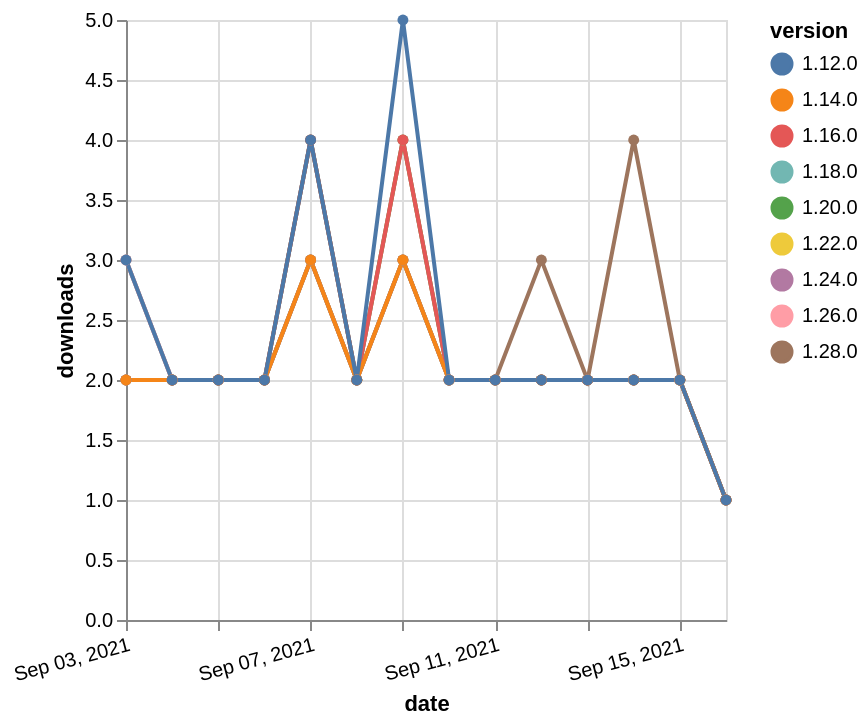

Express this chart as Vega-Lite.
### Vega-Lite specification from a JSON file in a GitHub repository (floating-point values rounded to 4 significant figures)
{"$schema": "https://vega.github.io/schema/vega-lite/v5.json", "description": "A simple bar chart with embedded data.", "data": {"values": [{"date": "2021-09-03", "total": 2067, "delta": 2, "version": "1.18.0"}, {"date": "2021-09-04", "total": 2069, "delta": 2, "version": "1.18.0"}, {"date": "2021-09-05", "total": 2071, "delta": 2, "version": "1.18.0"}, {"date": "2021-09-06", "total": 2073, "delta": 2, "version": "1.18.0"}, {"date": "2021-09-07", "total": 2076, "delta": 3, "version": "1.18.0"}, {"date": "2021-09-08", "total": 2078, "delta": 2, "version": "1.18.0"}, {"date": "2021-09-09", "total": 2081, "delta": 3, "version": "1.18.0"}, {"date": "2021-09-10", "total": 2083, "delta": 2, "version": "1.18.0"}, {"date": "2021-09-11", "total": 2085, "delta": 2, "version": "1.18.0"}, {"date": "2021-09-12", "total": 2087, "delta": 2, "version": "1.18.0"}, {"date": "2021-09-13", "total": 2089, "delta": 2, "version": "1.18.0"}, {"date": "2021-09-14", "total": 2091, "delta": 2, "version": "1.18.0"}, {"date": "2021-09-15", "total": 2093, "delta": 2, "version": "1.18.0"}, {"date": "2021-09-16", "total": 2094, "delta": 1, "version": "1.18.0"}, {"date": "2021-09-03", "total": 1454, "delta": 2, "version": "1.22.0"}, {"date": "2021-09-04", "total": 1456, "delta": 2, "version": "1.22.0"}, {"date": "2021-09-05", "total": 1458, "delta": 2, "version": "1.22.0"}, {"date": "2021-09-06", "total": 1460, "delta": 2, "version": "1.22.0"}, {"date": "2021-09-07", "total": 1463, "delta": 3, "version": "1.22.0"}, {"date": "2021-09-08", "total": 1465, "delta": 2, "version": "1.22.0"}, {"date": "2021-09-09", "total": 1468, "delta": 3, "version": "1.22.0"}, {"date": "2021-09-10", "total": 1470, "delta": 2, "version": "1.22.0"}, {"date": "2021-09-11", "total": 1472, "delta": 2, "version": "1.22.0"}, {"date": "2021-09-12", "total": 1474, "delta": 2, "version": "1.22.0"}, {"date": "2021-09-13", "total": 1476, "delta": 2, "version": "1.22.0"}, {"date": "2021-09-14", "total": 1478, "delta": 2, "version": "1.22.0"}, {"date": "2021-09-15", "total": 1480, "delta": 2, "version": "1.22.0"}, {"date": "2021-09-16", "total": 1481, "delta": 1, "version": "1.22.0"}, {"date": "2021-09-03", "total": 224, "delta": 3, "version": "1.28.0"}, {"date": "2021-09-04", "total": 226, "delta": 2, "version": "1.28.0"}, {"date": "2021-09-05", "total": 228, "delta": 2, "version": "1.28.0"}, {"date": "2021-09-06", "total": 230, "delta": 2, "version": "1.28.0"}, {"date": "2021-09-07", "total": 233, "delta": 3, "version": "1.28.0"}, {"date": "2021-09-08", "total": 235, "delta": 2, "version": "1.28.0"}, {"date": "2021-09-09", "total": 238, "delta": 3, "version": "1.28.0"}, {"date": "2021-09-10", "total": 240, "delta": 2, "version": "1.28.0"}, {"date": "2021-09-11", "total": 242, "delta": 2, "version": "1.28.0"}, {"date": "2021-09-12", "total": 245, "delta": 3, "version": "1.28.0"}, {"date": "2021-09-13", "total": 247, "delta": 2, "version": "1.28.0"}, {"date": "2021-09-14", "total": 251, "delta": 4, "version": "1.28.0"}, {"date": "2021-09-15", "total": 253, "delta": 2, "version": "1.28.0"}, {"date": "2021-09-16", "total": 254, "delta": 1, "version": "1.28.0"}, {"date": "2021-09-03", "total": 699, "delta": 3, "version": "1.26.0"}, {"date": "2021-09-04", "total": 701, "delta": 2, "version": "1.26.0"}, {"date": "2021-09-05", "total": 703, "delta": 2, "version": "1.26.0"}, {"date": "2021-09-06", "total": 705, "delta": 2, "version": "1.26.0"}, {"date": "2021-09-07", "total": 709, "delta": 4, "version": "1.26.0"}, {"date": "2021-09-08", "total": 711, "delta": 2, "version": "1.26.0"}, {"date": "2021-09-09", "total": 715, "delta": 4, "version": "1.26.0"}, {"date": "2021-09-10", "total": 717, "delta": 2, "version": "1.26.0"}, {"date": "2021-09-11", "total": 719, "delta": 2, "version": "1.26.0"}, {"date": "2021-09-12", "total": 721, "delta": 2, "version": "1.26.0"}, {"date": "2021-09-13", "total": 723, "delta": 2, "version": "1.26.0"}, {"date": "2021-09-14", "total": 725, "delta": 2, "version": "1.26.0"}, {"date": "2021-09-15", "total": 727, "delta": 2, "version": "1.26.0"}, {"date": "2021-09-16", "total": 728, "delta": 1, "version": "1.26.0"}, {"date": "2021-09-03", "total": 1930, "delta": 2, "version": "1.20.0"}, {"date": "2021-09-04", "total": 1932, "delta": 2, "version": "1.20.0"}, {"date": "2021-09-05", "total": 1934, "delta": 2, "version": "1.20.0"}, {"date": "2021-09-06", "total": 1936, "delta": 2, "version": "1.20.0"}, {"date": "2021-09-07", "total": 1940, "delta": 4, "version": "1.20.0"}, {"date": "2021-09-08", "total": 1942, "delta": 2, "version": "1.20.0"}, {"date": "2021-09-09", "total": 1946, "delta": 4, "version": "1.20.0"}, {"date": "2021-09-10", "total": 1948, "delta": 2, "version": "1.20.0"}, {"date": "2021-09-11", "total": 1950, "delta": 2, "version": "1.20.0"}, {"date": "2021-09-12", "total": 1952, "delta": 2, "version": "1.20.0"}, {"date": "2021-09-13", "total": 1954, "delta": 2, "version": "1.20.0"}, {"date": "2021-09-14", "total": 1956, "delta": 2, "version": "1.20.0"}, {"date": "2021-09-15", "total": 1958, "delta": 2, "version": "1.20.0"}, {"date": "2021-09-16", "total": 1959, "delta": 1, "version": "1.20.0"}, {"date": "2021-09-03", "total": 2481, "delta": 2, "version": "1.16.0"}, {"date": "2021-09-04", "total": 2483, "delta": 2, "version": "1.16.0"}, {"date": "2021-09-05", "total": 2485, "delta": 2, "version": "1.16.0"}, {"date": "2021-09-06", "total": 2487, "delta": 2, "version": "1.16.0"}, {"date": "2021-09-07", "total": 2491, "delta": 4, "version": "1.16.0"}, {"date": "2021-09-08", "total": 2493, "delta": 2, "version": "1.16.0"}, {"date": "2021-09-09", "total": 2497, "delta": 4, "version": "1.16.0"}, {"date": "2021-09-10", "total": 2499, "delta": 2, "version": "1.16.0"}, {"date": "2021-09-11", "total": 2501, "delta": 2, "version": "1.16.0"}, {"date": "2021-09-12", "total": 2503, "delta": 2, "version": "1.16.0"}, {"date": "2021-09-13", "total": 2505, "delta": 2, "version": "1.16.0"}, {"date": "2021-09-14", "total": 2507, "delta": 2, "version": "1.16.0"}, {"date": "2021-09-15", "total": 2509, "delta": 2, "version": "1.16.0"}, {"date": "2021-09-16", "total": 2510, "delta": 1, "version": "1.16.0"}, {"date": "2021-09-03", "total": 1001, "delta": 2, "version": "1.24.0"}, {"date": "2021-09-04", "total": 1003, "delta": 2, "version": "1.24.0"}, {"date": "2021-09-05", "total": 1005, "delta": 2, "version": "1.24.0"}, {"date": "2021-09-06", "total": 1007, "delta": 2, "version": "1.24.0"}, {"date": "2021-09-07", "total": 1010, "delta": 3, "version": "1.24.0"}, {"date": "2021-09-08", "total": 1012, "delta": 2, "version": "1.24.0"}, {"date": "2021-09-09", "total": 1015, "delta": 3, "version": "1.24.0"}, {"date": "2021-09-10", "total": 1017, "delta": 2, "version": "1.24.0"}, {"date": "2021-09-11", "total": 1019, "delta": 2, "version": "1.24.0"}, {"date": "2021-09-12", "total": 1021, "delta": 2, "version": "1.24.0"}, {"date": "2021-09-13", "total": 1023, "delta": 2, "version": "1.24.0"}, {"date": "2021-09-14", "total": 1025, "delta": 2, "version": "1.24.0"}, {"date": "2021-09-15", "total": 1027, "delta": 2, "version": "1.24.0"}, {"date": "2021-09-16", "total": 1028, "delta": 1, "version": "1.24.0"}, {"date": "2021-09-03", "total": 2578, "delta": 2, "version": "1.14.0"}, {"date": "2021-09-04", "total": 2580, "delta": 2, "version": "1.14.0"}, {"date": "2021-09-05", "total": 2582, "delta": 2, "version": "1.14.0"}, {"date": "2021-09-06", "total": 2584, "delta": 2, "version": "1.14.0"}, {"date": "2021-09-07", "total": 2587, "delta": 3, "version": "1.14.0"}, {"date": "2021-09-08", "total": 2589, "delta": 2, "version": "1.14.0"}, {"date": "2021-09-09", "total": 2592, "delta": 3, "version": "1.14.0"}, {"date": "2021-09-10", "total": 2594, "delta": 2, "version": "1.14.0"}, {"date": "2021-09-11", "total": 2596, "delta": 2, "version": "1.14.0"}, {"date": "2021-09-12", "total": 2598, "delta": 2, "version": "1.14.0"}, {"date": "2021-09-13", "total": 2600, "delta": 2, "version": "1.14.0"}, {"date": "2021-09-14", "total": 2602, "delta": 2, "version": "1.14.0"}, {"date": "2021-09-15", "total": 2604, "delta": 2, "version": "1.14.0"}, {"date": "2021-09-16", "total": 2605, "delta": 1, "version": "1.14.0"}, {"date": "2021-09-03", "total": 3122, "delta": 3, "version": "1.12.0"}, {"date": "2021-09-04", "total": 3124, "delta": 2, "version": "1.12.0"}, {"date": "2021-09-05", "total": 3126, "delta": 2, "version": "1.12.0"}, {"date": "2021-09-06", "total": 3128, "delta": 2, "version": "1.12.0"}, {"date": "2021-09-07", "total": 3132, "delta": 4, "version": "1.12.0"}, {"date": "2021-09-08", "total": 3134, "delta": 2, "version": "1.12.0"}, {"date": "2021-09-09", "total": 3139, "delta": 5, "version": "1.12.0"}, {"date": "2021-09-10", "total": 3141, "delta": 2, "version": "1.12.0"}, {"date": "2021-09-11", "total": 3143, "delta": 2, "version": "1.12.0"}, {"date": "2021-09-12", "total": 3145, "delta": 2, "version": "1.12.0"}, {"date": "2021-09-13", "total": 3147, "delta": 2, "version": "1.12.0"}, {"date": "2021-09-14", "total": 3149, "delta": 2, "version": "1.12.0"}, {"date": "2021-09-15", "total": 3151, "delta": 2, "version": "1.12.0"}, {"date": "2021-09-16", "total": 3152, "delta": 1, "version": "1.12.0"}]}, "width": "container", "mark": {"type": "line", "point": {"filled": true}}, "encoding": {"x": {"field": "date", "type": "temporal", "timeUnit": "yearmonthdate", "title": "date", "axis": {"labelAngle": -15}}, "y": {"field": "delta", "type": "quantitative", "title": "downloads"}, "color": {"field": "version", "type": "nominal"}, "tooltip": {"field": "delta"}}}
